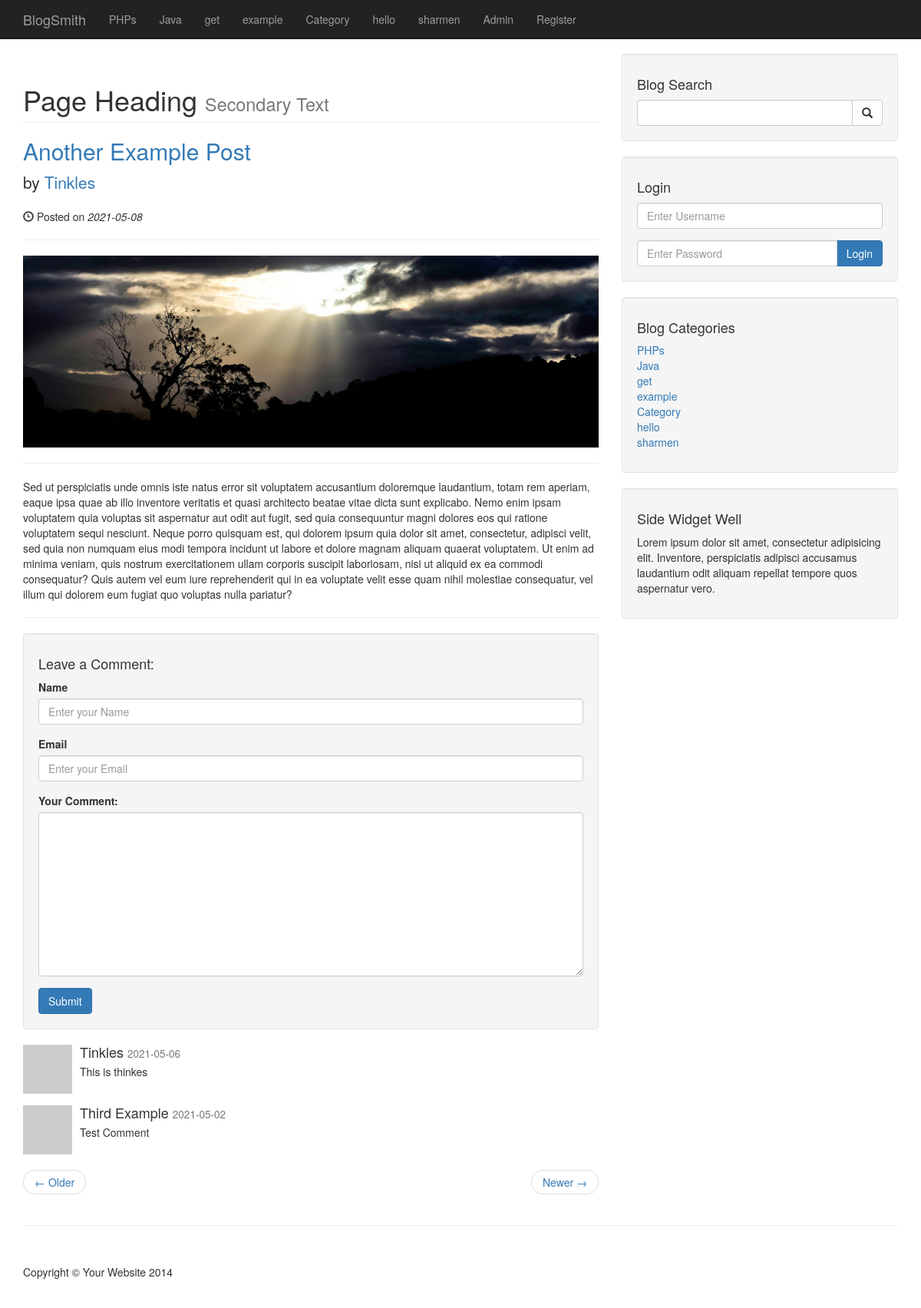
Screenshot of /post.php?p_id=22 with the database file from the repository.
### tables this page shows
CREATE TABLE `categories` (
  `cat_id` int(3) NOT NULL,
  `cat_title` varchar(255) NOT NULL
);

CREATE TABLE `posts` (
  `post_id` int(3) NOT NULL,
  `post_category_id` int(3) NOT NULL,
  `post_title` varchar(255) NOT NULL,
  `post_author` varchar(255) NOT NULL,
  `post_date` date NOT NULL,
  `post_image` text NOT NULL,
  `post_content` text NOT NULL,
  `post_tags` varchar(255) NOT NULL,
  `post_comment_count` int(11) NOT NULL DEFAULT 0,
  `post_status` varchar(255) NOT NULL DEFAULT 'DRAFT',
  `post_view_count` int(11) NOT NULL DEFAULT 0
);

CREATE TABLE `comments` (
  `comment_id` int(3) NOT NULL,
  `comment_post_id` int(3) NOT NULL,
  `comment_author` varchar(255) NOT NULL,
  `comment_email` varchar(255) NOT NULL,
  `comment_content` text NOT NULL,
  `comment_status` varchar(255) NOT NULL,
  `comment_date` date NOT NULL
);

### post.php (the view, shortened to what this page needs)
<?php include 'includes/header.php';?>
<?php include 'includes/navigation.php';?>
    <div class="container">
        <div class="row">
            <div class="col-md-8">
                <?php
                    if(isset($_GET['p_id'])) {
                        $postId = $_GET['p_id'];
                        $query = "SELECT * FROM posts WHERE post_id = $postId ";
                        $allPostsQuery = mysqli_query($dbConnect, $query);
                        while($row = mysqli_fetch_assoc($allPostsQuery)) {
                        $postTitle =  $row['post_title'];
                        $postAuthor =  $row['post_author'];
                        $postDate =  $row['post_date'];
                        $postImage =  $row['post_image'];
                        $postContent =  $row['post_content'];
                        ?>
                <h1 class="page-header">
                    Page Heading
                    <small>Secondary Text</small>
                </h1>
                <h2>
                    <a href="#"><?php echo $postTitle ?></a>
                </h2>
                    <p class="lead">
                        by <a href="index.php"><?php echo $postAuthor ?></a>
                    </p>
                    <p><span class="glyphicon glyphicon-time"></span> Posted on <i><?php echo $postDate ?></i></p>
                    <hr>
                    <img class="img-responsive" src="admin/images/<?php echo $postImage?>" alt="">
                    <hr>
                    <p><?php echo $postContent ?></p>
                <hr>
                <?php } } else {
                        header("Location: index.php");
                     }
                    ?>
                        <div class="well">
                            <h4>Leave a Comment:</h4>
                            <form action="" method="post">
                                <div class="form-group">
                                    <label for="comment_author">Name</label>
                                    <input type="text" class="form-control" name="comment_author" placeholder="Enter your Name">
                                </div>
                                <div class="form-group">
                                    <label for="comment_email">Email</label>
                                    <input type="email" class="form-control" name="comment_email" placeholder="Enter your Email">
                                </div>
                                <div class="form-group"><label for="comment_content">Your Comment: </label>
                                    <textarea class="form-control" name="comment_content" id="" cols="30" rows="10"></textarea>
                                </div>
                                <button type="submit" name="create_comment" class="btn btn-primary">Submit</button>
                            </form>
                        </div>
                <?php
                    $query = "SELECT * FROM comments WHERE comment_post_id = {$postId} ";
                    $query .= "AND comment_status = 'Approved' ";
                    $query .= "ORDER BY comment_id DESC ";
                    $selectCommentQuery = mysqli_query($dbConnect,$query);
                    while($row = mysqli_fetch_assoc($selectCommentQuery)) {
                        $commentDate = $row['comment_date'];
                        $commentContent = $row['comment_content'];
                        $commentAuthor = $row['comment_author'];
                    ?>
                    <div class="media">
                        <a class="pull-left" href="#">
                            <img class="media-object" src="http://placehold.it/64x64" alt="">
                        </a>
                        <div class="media-body">
                            <h4 class="media-heading"><?php echo $commentAuthor ?>
                                <small><?php echo $commentDate ?></small>
                            </h4>
                            <?php echo $commentContent ?>
                        </div>
                    </div>
                   <?php } ?>
                <ul class="pager">
                    <li class="previous">
                        <a href="#">&larr; Older</a>
                    </li>
                    <li class="next">
                        <a href="#">Newer &rarr;</a>
                    </li>
                </ul>
            </div>
            <?php include 'includes/sidebar.php';?>
        </div>
        <hr>
        <?php include 'includes/footer.php';?>

### includes/navigation.php (shortened to what this page needs)
<nav class="navbar navbar-inverse navbar-fixed-top" role="navigation">
        <div class="container">
            <div class="navbar-header">
                <a class="navbar-brand" href="./index.php">BlogSmith</a>
            </div>
            <div class="collapse navbar-collapse" id="bs-example-navbar-collapse-1">
                <ul class="nav navbar-nav">
                    <?php
                        $query = "SELECT * FROM categories";
                        $allCategoriesQuery = mysqli_query($dbConnect, $query);
                        while($row = mysqli_fetch_assoc($allCategoriesQuery)) {
                           $catTitle =  $row['cat_title'];
                           echo "<li><a href='#'>{$catTitle}</a></li>";
                        }
                    ?>
                    <li>
                        <a href="admin">Admin</a>
                    </li>
                    <li>
                        <a href="registration.php">Register</a>
                    </li>
                </ul>
            </div>
        </div>
    </nav>

### includes/sidebar.php
<div class="col-md-4">
                <div class="well">
                    <h4>Blog Search</h4>
                    <form action="search.php" method="post">
                        <div class="input-group">
                            <input name="search" type="text" class="form-control">
                            <span class="input-group-btn">
                                <button name="submit" class="btn btn-default" type="submit">
                                    <span class="glyphicon glyphicon-search"></span>
                                </button>
                            </span>
                        </div>
                    </form>
                </div>
                <div class="well">
                    <h4>Login</h4>
                    <form action="includes/login.php" method="post">
                        <div class="form-group">
                            <input name="username" type="text" class="form-control" placeholder="Enter Username">
                        </div>
                        <div class="input-group">
                            <input name="password" type="password" class="form-control" placeholder="Enter Password">
                            <span class="input-group-btn">
                                <button class="btn btn-primary" name="login" type="submit">Login</button>
                            </span>
                        </div>
                    </form>
                </div>
                <div class="well">
                    <?php
                        $query = "SELECT * FROM categories";
                        $selectCategorySidebar = mysqli_query($dbConnect, $query);
                    ?>
                    <h4>Blog Categories</h4>
                    <div class="row">
                        <div class="col-lg-12">
                            <ul class="list-unstyled">
                                <?php
                                    while($row = mysqli_fetch_assoc($selectCategorySidebar)) {
                                    $catTitle =  $row['cat_title'];
                                    $catId = $row['cat_id'];
                                    echo "<li><a href='category.php?category=$catId'>{$catTitle}</a></li>";
                                }
                                ?>
                            </ul>
                        </div>
                    </div>
                </div>
               <?php include "widget.php"?>
            </div>

### css/blog-home.css (style rules this page uses)
body { padding-top: 70px; }

### rows the page displays
categories: cat_title "PHPs"
categories: cat_title "Java"
categories: cat_title "get"
categories: cat_title "example"
categories: cat_title "Category"
categories: cat_title "hello"
categories: cat_title "sharmen"
posts: post_title "Another Example Post", post_author "Tinkles", post_date "2021-05-08", post_image (picture), post_content "Sed ut perspiciatis unde omnis iste natus error sit voluptatem accusantium doloremque laudantium, totam rem aperiam, eaque ipsa quae ab illo inventore veritatis et quasi architecto beatae vitae dicta sunt explicabo. Nemo enim ipsam voluptatem quia voluptas sit aspernatur aut odit aut fugit, sed quia consequuntur magni dolores eos qui ratione voluptatem sequi nesciunt. Neque porro quisquam est, qui dolorem ipsum quia dolor sit amet, consectetur, adipisci velit, sed quia non numquam eius modi tempora incidunt ut labore et dolore magnam aliquam quaerat voluptatem. Ut enim ad minima veniam, quis nostrum exercitationem ullam corporis suscipit laboriosam, nisi ut aliquid ex ea commodi…"
comments: comment_author "Tinkles", comment_date "2021-05-06", comment_content "This is thinkes"
comments: comment_author "Third Example", comment_date "2021-05-02", comment_content "Test Comment"
